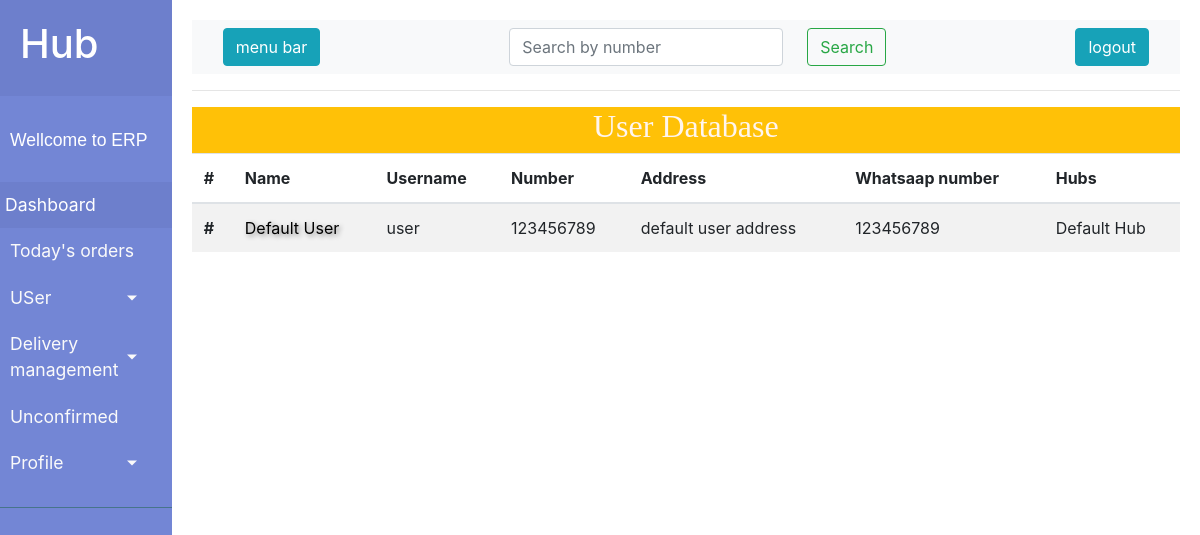
The page /hub/user-data (signed in) on the database its author committed.
### client/models.py (models this page shows, shortened)
class User_data(models.Model):
    id = models.AutoField(primary_key=True)
    user_id = models.OneToOneField(User, on_delete=models.CASCADE)
    name = models.CharField(max_length=225)
    number = models.IntegerField()
    whatsaap_number = models.IntegerField()
    address = models.CharField(max_length=400)
    date = models.DateField(auto_now_add=True)
    hub = models.ForeignKey('hub.Hub_detail' ,null=True,blank=True , on_delete=models.SET_NULL)

### hub/models.py (models this page shows, shortened)
class Hub_detail(models.Model):
    id = models.AutoField(primary_key=True)
    hub_user = models.OneToOneField(User, on_delete=models.CASCADE)
    hub_name = models.CharField(max_length=225)
    number = models.IntegerField( default=00000000)
    address = models.CharField(max_length=400, default='default_address')
    whatsaap_number = models.IntegerField(default = 0000000000)

### milk/decorators.py (the view)
        def wrapper_func(request, *args, **kwargs):
            group = None
            if request.user.groups.exists():
                group = request.user.groups.all()[0].name
                if group == allowed:
                    return view_func(request, *args, **kwargs)
                else:
                    return HttpResponse('you are not authorised for this action1')
            else:
                return HttpResponse('you are not authorised for this action')

### hub/views.py (called while the page is built)
@login_required(login_url='/')
@authentication(allowed='Hub')
def databse(request):
    hub = Hub_detail.objects.get(hub_user=request.user)
    data = User_data.objects.filter(hub=hub).order_by('name')
    dataa={'data':data, }
    return render(request, 'hub/database.html', dataa)

### hub/templates/hub/database.html (shortened to what this page needs)
        {% extends 'hub/baseTemplate.html' %}
       {% block body %}
       <div class="d-flex justify-content-center mt-3 bg-warning"> <h2 style="font-family: 'Times New Roman', Times, serif; color: seashell;">User Database</h2></div>
        <table class="table table-striped">
            <thead>
              <tr>
                <th scope="col">#</th>
                <th scope="col">Name</th>
                <th scope="col">Username</th>
                <th scope="col">Number</th>
                <th scope="col">Address</th>
                <th scope="col">Whatsaap number</th>
                <th scope="col">Hubs</th>
              </tr>
            </thead>
            <tbody>
              {% for i in data %}
              <tr>
                <th scope="row">#</th>
                <td class="lnk"><a href="/hub/user/{{i.id}}"> {{i.name}}</a></td>
                <td>{{i.user_id.username}}</td>
                <td>{{i.number}}</td>
                <td>{{i.address}}</td>
                <td>{{i.whatsaap_number}}</td>
                <td>{{i.hub.hub_name}}</td>
              </tr>
              {% endfor %}
            </tbody>
          </table>
      {% endblock %}

### hub/templates/hub/database.html (style rules this page uses)
.lnk a { color: black; text-shadow: 2px 2px 5px grey; transition: all 0.5s; }

### hub/templates/hub/baseTemplate.html (style rules this page uses)
a, a:hover, a:focus { color:#fafafa; text-decoration: none; transition: all 0.3s; }

### rows shown on the page
User_data: name "Default User", user_id.username "user", number "123456789", address "default user address", whatsaap_number "123456789", hub.hub_name "Default Hub"
